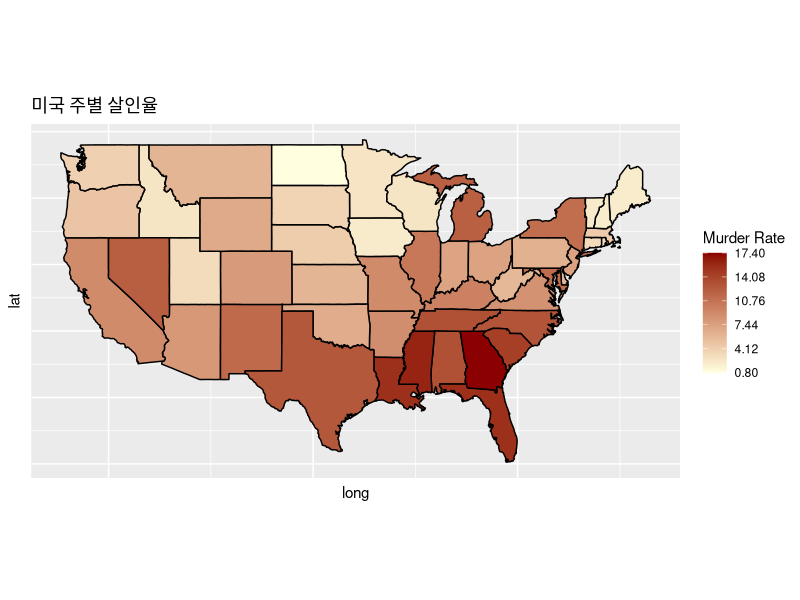
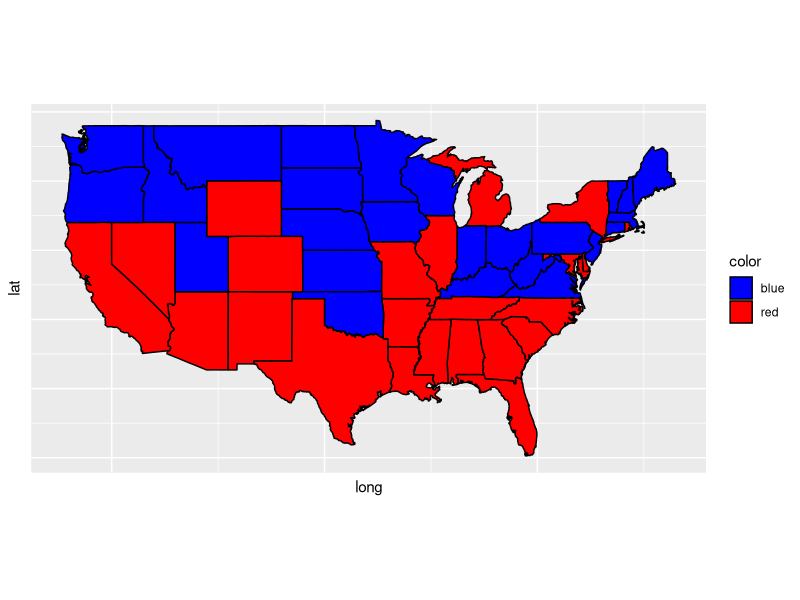
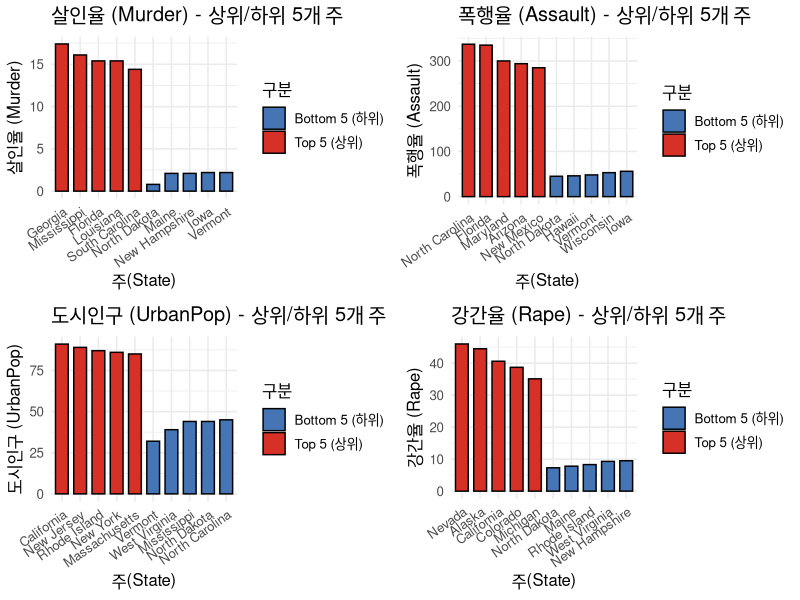

Here is the R script that generated these plots, in order:
setwd('C:\\Users\\inlan')
install.packages("ggplot2")
install.packages("maps")
install.packages("dplyr")
install.packages("gridExtra")
library(ggplot2)
library(maps)
library(dplyr)
library(gridExtra)
data("USArrests")

#Graph 1
states_map <- map_data("state") # 주별 경계 데이터 불러오기
USArrests$state <- tolower(state.name) # 주 이름을 소문자로 변환하여 USArrests
map_data <- merge(states_map, USArrests, by.x = "region", by.y = "state") %>%
  arrange(group, order)
map_data # 병합된 데이터 확인)
ggplot(map_data, aes(x=long,y=lat,group=group,fill=Murder))+
  geom_polygon(color="black")+
  scale_fill_gradient(low="lightyellow",high="darkred",breaks=seq(min(map_data$Murder),max(map_data$Murder),length.out=6))+
  coord_fixed(1.3)+
  labs(title="미국 주별 살인율",fill="Murder Rate")+
  theme(axis.text=element_blank(),axis.ticks=element_blank())

#Graph 2
states_map <- map_data("state") # 주별 경계 데이터 불러오기
USArrests$state <- tolower(state.name) # 주 이름을 소문자로 변환하여 USArrests
median_assault <- median(USArrests$Assault)# ✅ merge 전에 color 열 추가!
USArrests$color <- ifelse(USArrests$Assault > median_assault, "red", "blue")
map_data <- merge(states_map, USArrests, by.x = "region", by.y = "state") %>%
  arrange(group, order)
map_data # 병합된 데이터 확인)
median_assault<-median(USArrests$Assault)
USArrests$color<-ifelse(USArrests$Assault>median_assault,"red","blue")
ggplot(map_data,aes(x=long,y=lat,group=group,fill=color))+
  geom_polygon(color="black")+
  scale_fill_manual(values=c("red"="red","blue"="blue"))+
  coord_fixed(1.3)+
  theme(axis.text=element_blank(),axis.ticks=element_blank())


#Graph 3
USArrests$state <- state.name  # 주 이름 추가

# ── 함수: 각 변수별 상위/하위 5개 추출 후 막대그래프 생성 ──────────────
plot_top_bottom <- function(var, label) {
  
  df <- USArrests %>% select(state, value = all_of(var))
  
  top5    <- df %>% arrange(desc(value)) %>% slice(1:5) %>% mutate(rank = "Top 5 (상위)")
  bottom5 <- df %>% arrange(value)       %>% slice(1:5) %>% mutate(rank = "Bottom 5 (하위)")
  combined <- bind_rows(top5, bottom5)
  combined$state <- factor(combined$state, levels = combined$state)
  
  ggplot(combined, aes(x = state, y = value, fill = rank)) +
    geom_bar(stat = "identity", color = "black", width = 0.7) +
    scale_fill_manual(values = c("Top 5 (상위)" = "#d73027", "Bottom 5 (하위)" = "#4575b4")) +
    labs(title = paste0(label, " - 상위/하위 5개 주"),
         x = "주(State)", y = label, fill = "구분") +
    theme_minimal(base_size = 12) +
    theme(axis.text.x = element_text(angle = 35, hjust = 1))
}

# ── 각 변수별 그래프 생성 ───────────────────────────────────────────────
p1 <- plot_top_bottom("Murder",   "살인율 (Murder)")
p2 <- plot_top_bottom("Assault",  "폭행율 (Assault)")
p3 <- plot_top_bottom("UrbanPop", "도시인구 (UrbanPop)")
p4 <- plot_top_bottom("Rape",     "강간율 (Rape)")

# ── 2x2 배치로 출력 ────────────────────────────────────────────────────
grid.arrange(p1, p2, p3, p4, ncol = 2)

# ── 수치 확인용 출력 ───────────────────────────────────────────────────
vars <- c("Murder", "Assault", "UrbanPop", "Rape")
labels <- c("살인율", "폭행율", "도시인구비율", "강간율")

for (i in seq_along(vars)) {
  df <- USArrests %>% select(state, value = all_of(vars[i]))
  cat("\n========================================\n")
  cat(labels[i], "상위 5개 주:\n")
  print(df %>% arrange(desc(value)) %>% slice(1:5))
  cat(labels[i], "하위 5개 주:\n")
  print(df %>% arrange(value) %>% slice(1:5))
}
